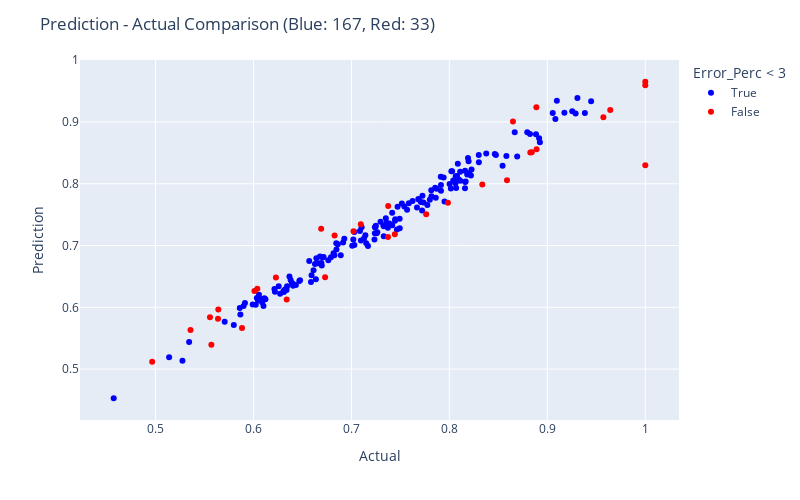

Notebook code for this chart:
### Code cell
fig = px.scatter(res.reset_index().rename(columns={'index': 'DMU'}), x="Actual", y="Prediction", color = "Error_Perc < 3", color_discrete_map= {True:"blue", False: "red"},
                 hover_data=["Actual", "Prediction", "Error_Perc", "DMU"])

fig.update_layout(
    autosize=False,
    width=800,
    height=500,
    title_text=f"Prediction - Actual Comparison (Blue: {blue}, Red: {red})",
)

fig.show()

### Figure 1 — Plotly figure (JSON) as saved in the notebook; plotly's stock layout.template omitted (floating-point values rounded to 4 significant figures; data arrays with more than 128 entries replaced by an {"elided": "..."} marker saying what was removed)
{"data": [{"customdata": {"elided": "167x2 mixed values"}, "hovertemplate": "Error_Perc < 3=True<br>Actual=%{x}<br>Prediction=%{y}<br>Error_Perc=%{customdata[0]}<br>DMU=%{customdata[1]}<extra></extra>", "legendgroup": "True", "marker": {"color": "blue", "symbol": "circle"}, "mode": "markers", "name": "True", "orientation": "v", "showlegend": true, "type": "scatter", "x": {"elided": "167 float values"}, "xaxis": "x", "y": {"elided": "167 float values"}, "yaxis": "y"}, {"customdata": [[-3.749, "DMU 0637"], [-3.367, "DMU 0762"], [-3.616, "DMU 0175"], [-3.652, "DMU 0528"], [3.614, "DMU 0199"], [-3.495, "DMU 0902"], [-3.644, "DMU 0602"], [5.728, "DMU 0867"], [3.922, "DMU 0071"], [4.123, "DMU 0590"], [4.179, "DMU 0308"], [4.077, "DMU 0715"], [5.069, "DMU 0452"], [3.505, "DMU 0523"], [-3.181, "DMU 0937"], [-4.198, "DMU 0636"], [3.013, "DMU 0645"], [4.322, "DMU 0960"], [-4.042, "DMU 0266"], [8.683, "DMU 0216"], [-5.188, "DMU 0045"], [-3.186, "DMU 0282"], [-3.471, "DMU 0322"], [-6.18, "DMU 0885"], [4.899, "DMU 0768"], [-3.739, "DMU 0111"], [3.128, "DMU 0260"], [5.149, "DMU 0495"], [-4.64, "DMU 0671"], [3.063, "DMU 0527"], [-3.73, "DMU 0209"], [-16.99, "DMU 0614"], [-3.319, "DMU 0079"]], "hovertemplate": "Error_Perc < 3=False<br>Actual=%{x}<br>Prediction=%{y}<br>Error_Perc=%{customdata[0]}<br>DMU=%{customdata[1]}<extra></extra>", "legendgroup": "False", "marker": {"color": "red", "symbol": "circle"}, "mode": "markers", "name": "False", "orientation": "v", "showlegend": true, "type": "scatter", "x": [0.8841, 0.6339, 0.8826, 0.6731, 0.7375, 1, 0.7985, 0.5641, 0.8888, 0.8649, 0.601, 0.6229, 0.5556, 0.7096, 0.557, 0.8336, 0.7021, 0.6039, 1, 0.6691, 0.9572, 0.7373, 0.7443, 0.8588, 0.6828, 0.889, 0.5638, 0.5357, 0.9642, 0.4966, 0.5883, 1, 0.7763], "xaxis": "x", "y": [0.851, 0.6125, 0.8507, 0.6485, 0.7641, 0.9651, 0.7694, 0.5964, 0.9237, 0.9006, 0.6262, 0.6482, 0.5838, 0.7345, 0.5393, 0.7987, 0.7233, 0.63, 0.9596, 0.7272, 0.9075, 0.7138, 0.7184, 0.8057, 0.7162, 0.8558, 0.5814, 0.5633, 0.9194, 0.5118, 0.5664, 0.8301, 0.7505], "yaxis": "y"}], "layout": {"autosize": false, "height": 500, "legend": {"title": {"text": "Error_Perc < 3"}, "tracegroupgap": 0}, "margin": {"t": 60}, "title": {"text": "Prediction - Actual Comparison (Blue: 167, Red: 33)"}, "width": 800, "xaxis": {"anchor": "y", "autorange": true, "domain": [0, 1], "range": [0.4228, 1.034], "title": {"text": "Actual"}, "type": "linear"}, "yaxis": {"anchor": "x", "autorange": true, "domain": [0, 1], "range": [0.4176, 1.0], "title": {"text": "Prediction"}, "type": "linear"}}}
